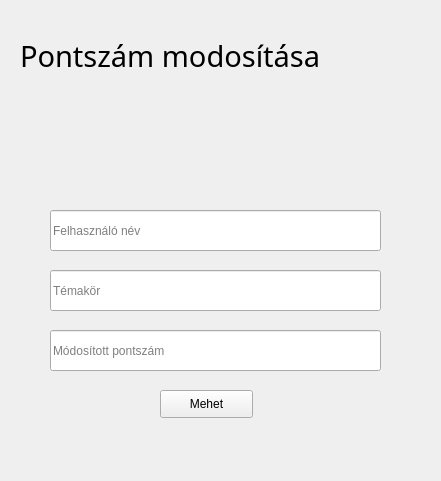
<?xml version="1.0" encoding="UTF-8"?>
<ui version="4.0">
 <class>pontszamModositasa</class>
 <widget class="QMainWindow" name="pontszamModositasa">
  <property name="geometry">
   <rect>
    <x>0</x>
    <y>0</y>
    <width>441</width>
    <height>481</height>
   </rect>
  </property>
  <property name="windowTitle">
   <string>Pontszám modosítás</string>
  </property>
  <property name="windowIcon">
   <iconset resource="resource.qrc">
    <normaloff>:/resource/img/quizzyLogo.png</normaloff>:/resource/img/quizzyLogo.png</iconset>
  </property>
  <widget class="QWidget" name="centralwidget">
   <widget class="QLabel" name="label">
    <property name="geometry">
     <rect>
      <x>20</x>
      <y>20</y>
      <width>391</width>
      <height>71</height>
     </rect>
    </property>
    <property name="font">
     <font>
      <family>Wingdings</family>
      <pointsize>22</pointsize>
     </font>
    </property>
    <property name="text">
     <string>Pontszám modosítása</string>
    </property>
   </widget>
   <widget class="QLineEdit" name="felhasznaloNevLineEdit">
    <property name="geometry">
     <rect>
      <x>50</x>
      <y>210</y>
      <width>331</width>
      <height>41</height>
     </rect>
    </property>
    <property name="placeholderText">
     <string>Felhasználó név</string>
    </property>
   </widget>
   <widget class="QLineEdit" name="modositottPontszamLineEdit">
    <property name="geometry">
     <rect>
      <x>50</x>
      <y>330</y>
      <width>331</width>
      <height>41</height>
     </rect>
    </property>
    <property name="placeholderText">
     <string>Módosított pontszám</string>
    </property>
   </widget>
   <widget class="QPushButton" name="mehetGomb">
    <property name="geometry">
     <rect>
      <x>160</x>
      <y>390</y>
      <width>93</width>
      <height>28</height>
     </rect>
    </property>
    <property name="text">
     <string>Mehet</string>
    </property>
   </widget>
   <widget class="QLineEdit" name="temakorLineEdit">
    <property name="geometry">
     <rect>
      <x>50</x>
      <y>270</y>
      <width>331</width>
      <height>41</height>
     </rect>
    </property>
    <property name="placeholderText">
     <string>Témakör</string>
    </property>
   </widget>
  </widget>
 </widget>
 <tabstops>
  <tabstop>felhasznaloNevLineEdit</tabstop>
  <tabstop>temakorLineEdit</tabstop>
  <tabstop>modositottPontszamLineEdit</tabstop>
  <tabstop>mehetGomb</tabstop>
 </tabstops>
 <resources>
  <include location="resource.qrc"/>
 </resources>
 <connections/>
</ui>
